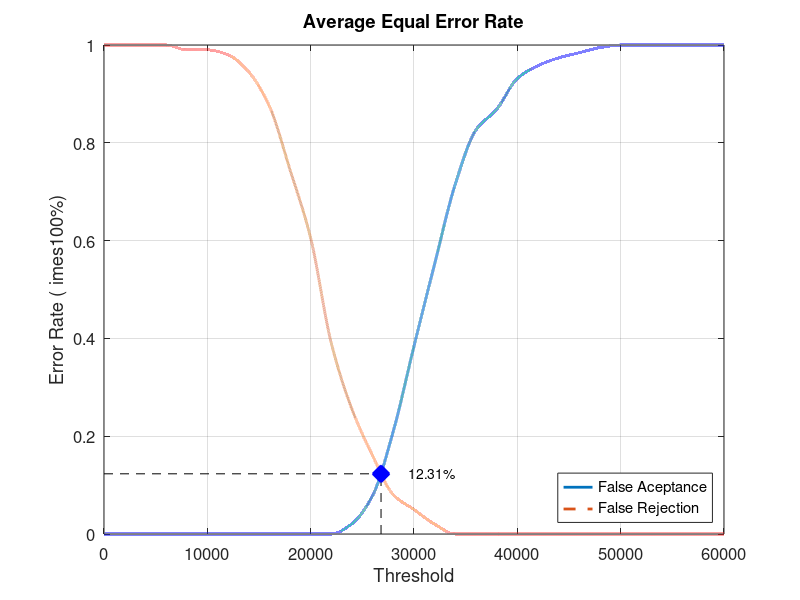
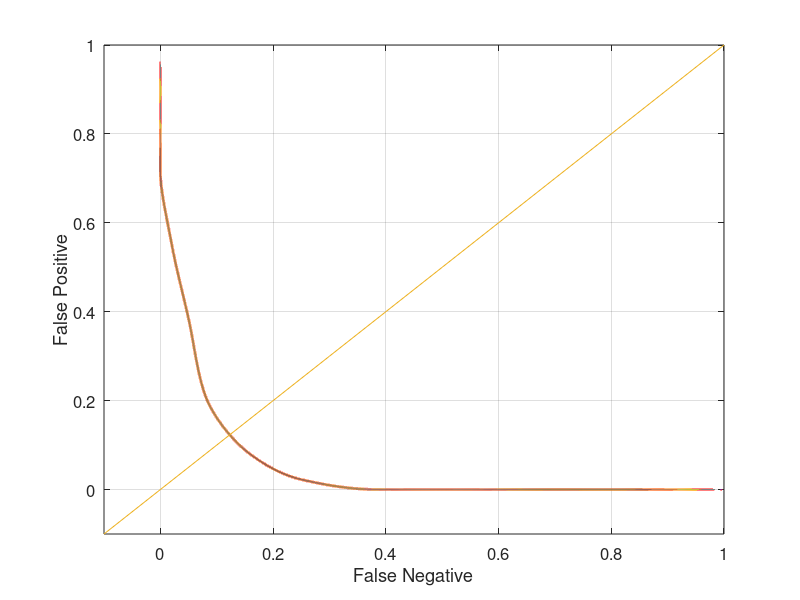

These charts were generated, in order, by the following MATLAB code:
close all;
clear;
clc;
x = 0:2000:60000;
xq = 0:0.5:60000;

y0 = [0 0 0 0 0 0 0 0 0 0 0 0 0.0210526 0.0789474 0.210526 0.384211 0.552632 0.715789 0.826316 0.868421 0.931579 0.957895 0.973684 0.984211 0.994737 1 1 1 1 1 1]
yy0 = interp1(x, y0, xq, 'pchip');
y1 = [1 1 1 1 0.99 0.99 0.98 0.945 0.875 0.745 0.605 0.39 0.255 0.16 0.08 0.05 0.02 0 0 0 0 0 0 0 0 0 0 0 0 0 0]
yy1 = interp1(x, y1, xq, 'pchip');

% Calculating EER: 
y2 = abs(y0 - y1);
find(y2 == min(y2))
yy2 = abs(yy0 - yy1);
xEER = find(yy2 == min(yy2));
xEERIndex = xq(xEER) % X-axis EER
yEER = yy0(xEER) % Y-axis EER

main = figure
plot(xq, yy0,'-','LineWidth', 2);	hold on
plot(xq, yy1,'--','LineWidth', 2);	hold on
plot([xEERIndex xEERIndex], [0 yEER], 'k--');	hold on
plot([0 xEERIndex], [yEER yEER], 'k--');	hold on
plot(xEERIndex, yEER, 'bx', 'LineWidth', 10);	hold on
text(xEERIndex + 10 * xEERIndex / 100, yEER, [num2str(round((10000 * yEER)) / 100) '%'])
legend('False Aceptance', 'False Rejection', 'Location', 'SouthEast')
xlabel('Threshold')
ylabel('Error Rate (	imes100%)')
title('Average Equal Error Rate')
set(gca, 'FontSize', 12)
axis([0 60000 0 1])
grid on

print(main, 'Database4_1Main', '-dpng');
FNRxFPR = figure('Color', [1 1 1]);
plot(yy1, yy0, '-', yy1, yy0, 'LineWidth', 2);
hold on
y = -0.1:0.1:1
plot(y, y); 
set(gca, 'FontSize', 12)
xlabel('False Negative')
ylabel('False Positive')
axis([-0.1 1 -0.1 1])
set(gca, 'FontSize', 12)
grid on

print(FNRxFPR, 'Database4_1FNRxFPR','-dpng');
